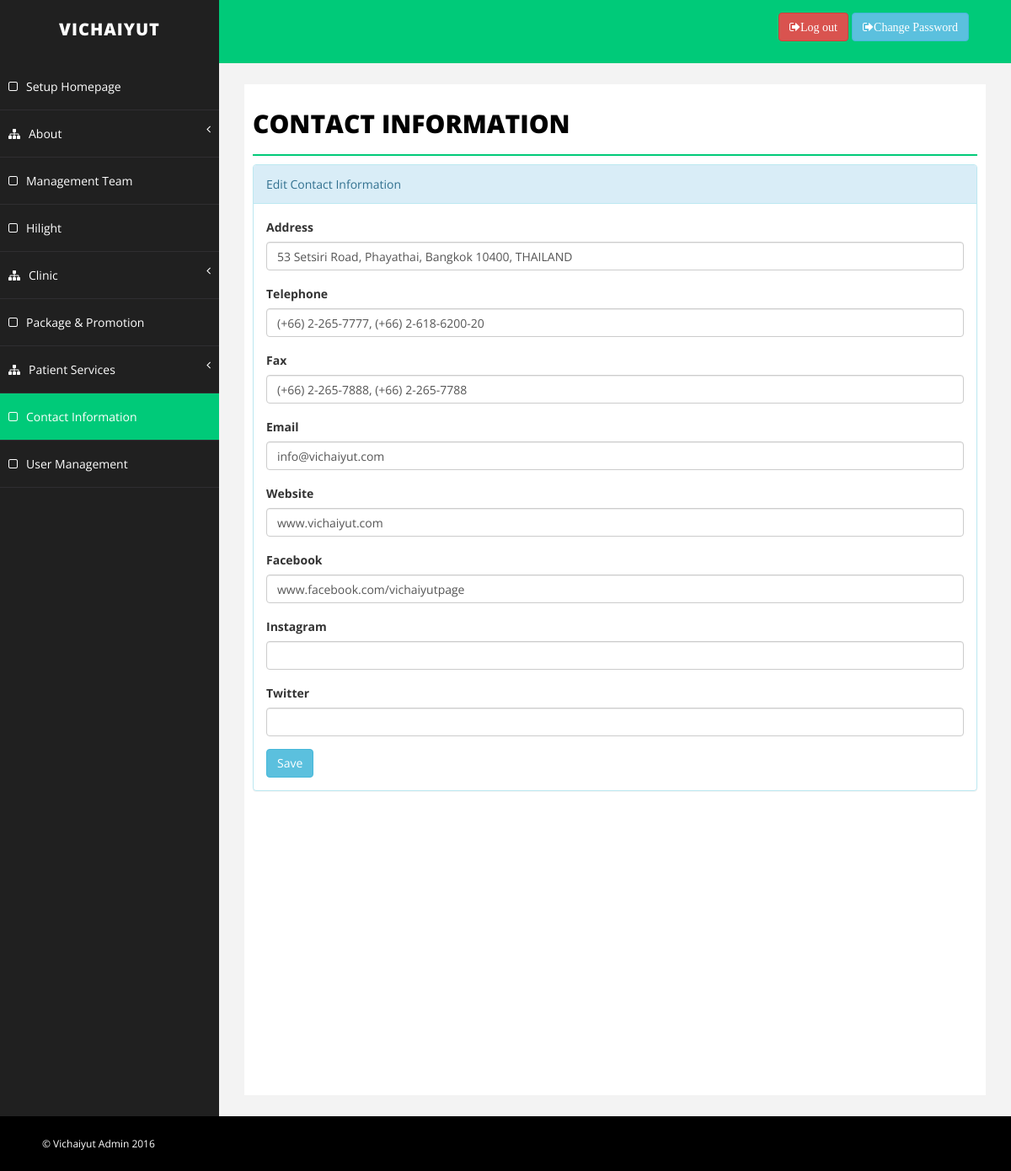
Page /admin-vichaiyut/contact-information.php (signed in) on the committed database.
### tables this page shows
CREATE TABLE `contact_information` (
  `ID` int(11) NOT NULL AUTO_INCREMENT,
  `address` varchar(500) NOT NULL,
  `tel` varchar(100) NOT NULL,
  `fax` varchar(100) NOT NULL,
  `email` varchar(200) NOT NULL,
  `website` varchar(500) NOT NULL,
  `facebook` varchar(500) NOT NULL,
  `instagram` varchar(500) NOT NULL,
  `twitter` varchar(500) NOT NULL,
  `create_date` datetime NOT NULL,
  `update_date` timestamp NOT NULL DEFAULT CURRENT_TIMESTAMP ON UPDATE CURRENT_TIMESTAMP,
  PRIMARY KEY (`ID`)
);

### admin-vichaiyut/contact-information.php (the view, shortened to what this page needs)
<?php
require_once 'config/dbconfig.php';
try
{
$stmt = $db_con->prepare("SELECT * FROM contact_information");
$stmt->execute();
$row = $stmt->fetch(PDO::FETCH_ASSOC);
}
catch(PDOException $e){
echo $e->getMessage();
}
?>
<!DOCTYPE html>
<html xmlns="http://www.w3.org/1999/xhtml">
<head>
    <link href="assets/css/bootstrap.css" rel="stylesheet" />
    <link href="assets/css/font-awesome.css" rel="stylesheet" />
    <link href="assets/css/basic.css" rel="stylesheet" />
    <link href="assets/css/bootstrap-fileupload.min.css" rel="stylesheet" />
    <link href="assets/css/custom.css" rel="stylesheet" />
    <link rel="stylesheet" type="text/css" href="//cdnjs.cloudflare.com/ajax/libs/bootstrap-select/1.11.2/css/bootstrap-select.min.css">
</head>
<body>
    <div id="wrapper">
        <?php
            include("menu.php");
        ?>
        <div id="page-wrapper">
            <div id="page-inner">
                <div class="row">
                    <div class="col-md-12">
                        <h1 class="page-head-line">Contact Information</h1>
                    </div>
                </div>
                <div class="row">
                <div class="col-md-12">
                    <div class="panel panel-info">
                    <div class="panel-heading">
                       Edit Contact Information
                    </div>
                    <div class="panel-body">
                        <form id="contact-form" role="form" method="post" enctype="multipart/form-data" >
                                    <div class="form-group">
                                        <label>Address</label>
                                        <input name="address" class="form-control" type="text" value="<?= $row['address']?>">
                                    </div>
                                    <div class="form-group">
                                        <label>Telephone</label>
                                        <input name="tel" class="form-control" type="text" value="<?= $row['tel']?>">
                                    </div>
                                    <div class="form-group">
                                        <label>Fax</label>
                                        <input name="fax" class="form-control" type="text" value="<?= $row['fax']?>">
                                    </div>
                                    <div class="form-group">
                                        <label>Email</label>
                                        <input name="email" class="form-control" type="text" value="<?= $row['email']?>">
                                    </div>
                                    <div class="form-group">
                                        <label>Website</label>
                                        <input name="website" class="form-control" type="text" value="<?= $row['website']?>">
                                    </div>
                                    <div class="form-group">
                                        <label>Facebook</label>
                                        <input name="facebook" class="form-control" type="text" value="<?= $row['facebook']?>">
                                    </div>
                                    <div class="form-group">
                                        <label>Instagram</label>
                                        <input name="instagram" class="form-control" type="text" value="<?= $row['instagram']?>">
                                    </div>
                                    <div class="form-group">
                                        <label>Twitter</label>
                                        <input name="twitter" class="form-control" type="text" value="<?= $row['twitter']?>">
                                    </div>
                                    <button id="btn-save" name="btn-save" type="submit" class="btn btn-info">Save </button>
                                </form>
                        </div>
                    </div>
                </div>
            </div>
        </div>
    </div>
    <div id="footer-sec">
        &copy; Vichaiyut Admin 2016
    </div>
</body>
</html>

### admin-vichaiyut/assets/css/basic.css (style rules this page uses)
body { font-family: 'Open Sans', sans-serif; line-height:25px; }
#wrapper { width: 100%; background: #202020; }
#page-wrapper { padding: 15px 15px; min-height: 600px; background: #F3F3F3; }
#page-inner { width: 100%; margin: 10px 20px 10px 0px; background-color: #fff!important; padding: 10px; min-height: 1200px; }
.page-head-line { font-size: 30px; text-transform: uppercase; color: #000; font-weight: 800; padding-bottom: 20px; border-bottom: 2px solid #00CA79; margin-bottom: 10px; }
#footer-sec { background-color:#000; padding:20px 50px; color:#fff; font-size:12px; }
@media (min-width:768px) { #page-wrapper { margin: 0 0 0 260px; padding: 15px 30px; min-height: 1200px; } }

### rows in the picture
contact_information: address "53 Setsiri Road, Phayathai, Bangkok 10400, THAILAND", tel "(+66) 2-265-7777, (+66) 2-618-6200-20", fax "(+66) 2-265-7888, (+66) 2-265-7788", email "info@vichaiyut.com", website "www.vichaiyut.com", facebook "www.facebook.com/vichaiyutpage"
